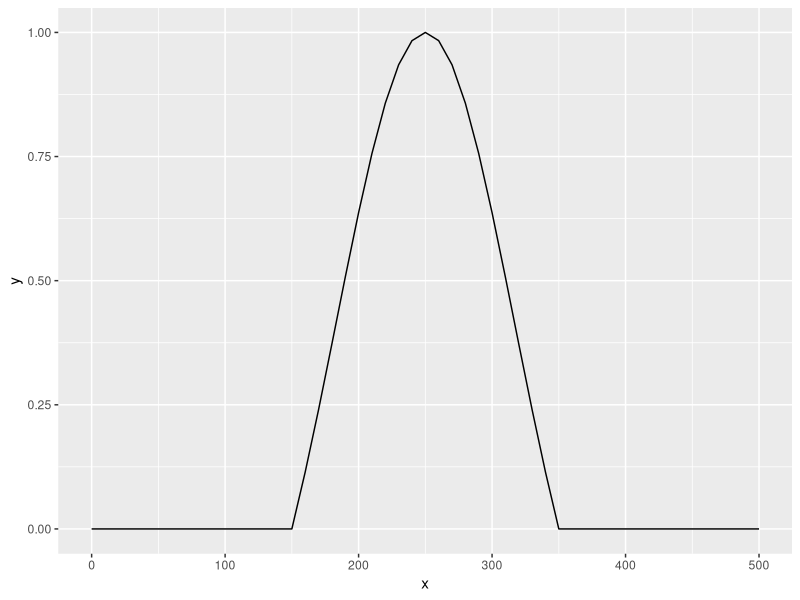
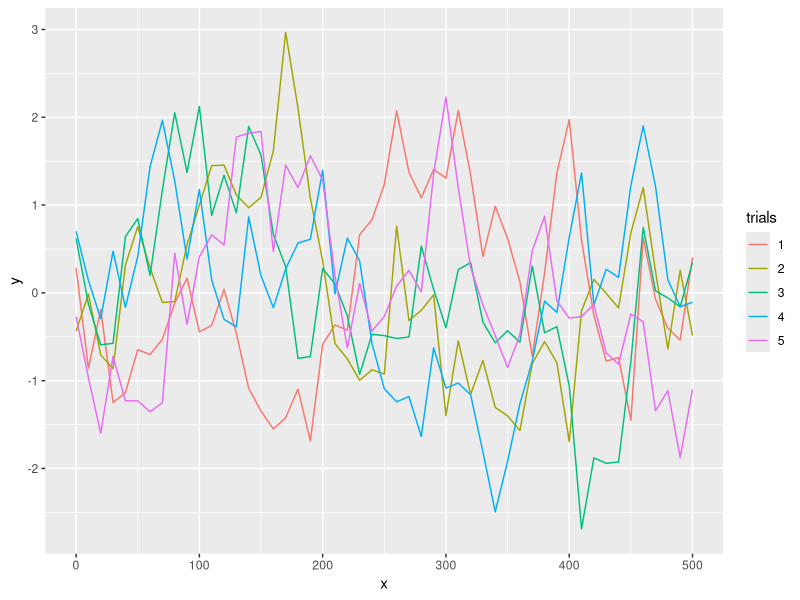
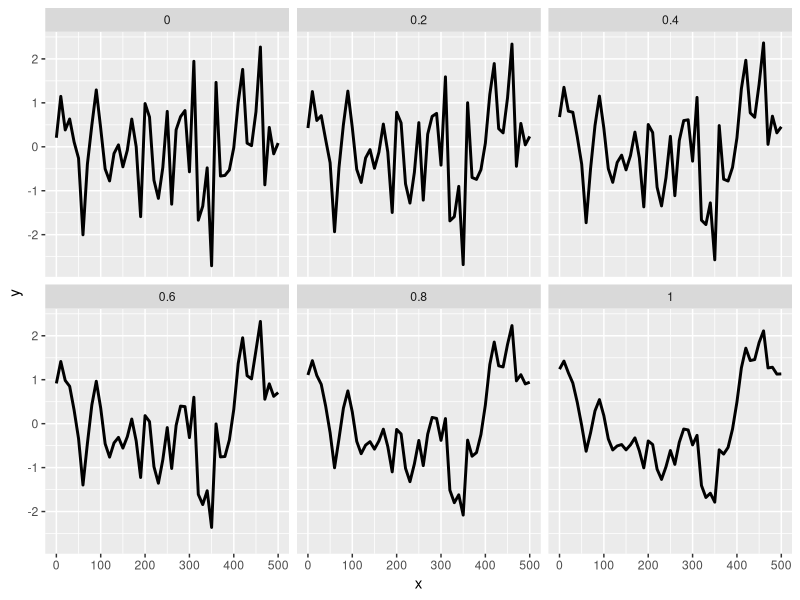
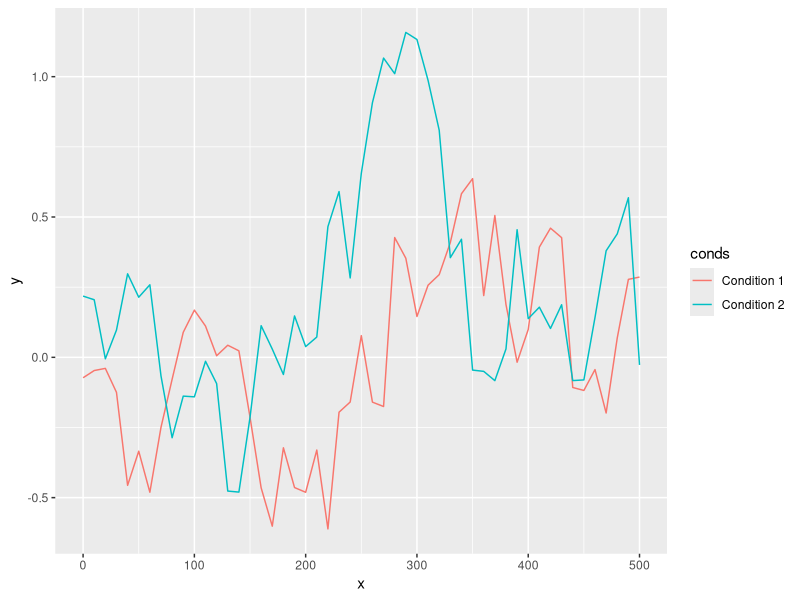
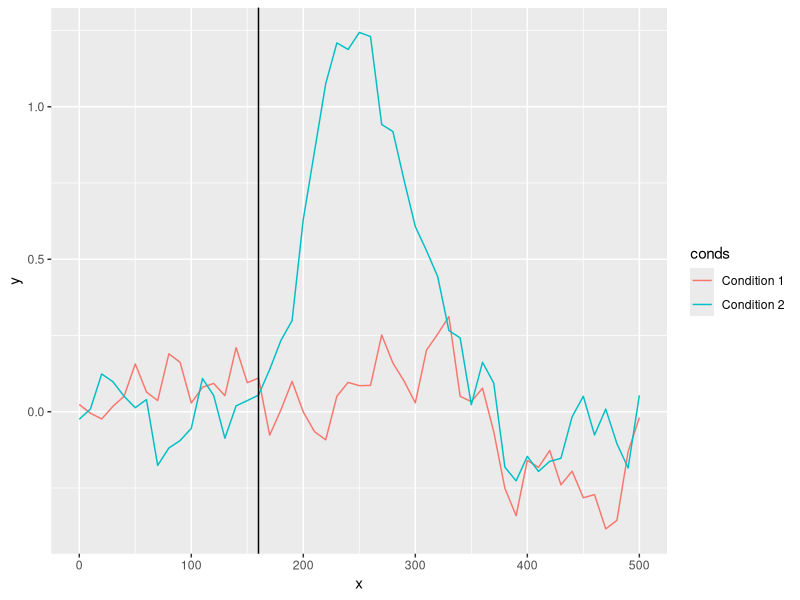

The R source for these figures, in order:
## ---- chunk 1
knitr::opts_chunk$set(echo = TRUE)
## ---- chunk 2
library(ggplot2)
library(tibble)
#library(primer) # for one_over_f function
# library(permuco)
## ---- chunk 3
one_over_f <- function(gamma = 1, N = 200, outvar = 1){
    N.2 <- N/2
    sine.waves <- matrix(NA, nrow = N, ncol = N.2)
    steps = 2 * pi * (1:N)/N
    phase <- stats::runif(N.2, 0, 2 * pi)
    for (i in 1:N.2) {
        freq <- i
        weight <- 1/(freq^gamma)
        y <- weight * sin(freq * steps + phase[i])
        sine.waves[, i] <- y
    }
    out <- rowSums(sine.waves)
    # force var = outvar and mean = 0
    out <- out - mean(out);
    out <- out / sd(out);
    out <- out * sqrt(outvar);
    return(out)
}
## ---- chunk 4
# true onset = 160 ms, F=17, max at F=26
true_onset <- 160
Xf <- seq(0, 500, 10)
Nf <- length(Xf)
temp1 <- vector(mode = "numeric", length = Nf)
erp <- dnorm(seq(-1.5, 1.5, length.out=21), 0, 1)
erp <- erp - min(erp)
erp <- erp / max(erp)
temp2 <- c(rep(0, 15), erp, rep(0, 15))
## ---- chunk 5
df <- tibble(x = Xf,
             y = temp2)
ggplot(df, aes(x, y)) +
  geom_line()
## ---- chunk 6
Nt <- 5 # number of trials
gsp <- 0.7 # gamma spectral power
resmat <- matrix(data = 0, nrow = Nt, ncol = Nf)
for(T in 1:Nt){
  resmat[T,] <- one_over_f(gamma = gsp, Nf)
}



df <- tibble(x = rep(Xf, each = Nt),
             y = as.vector(resmat),
             trials = factor(rep(seq(1,Nt), Nf)))
ggplot(df, aes(x, y, group = trials, colour = trials)) +
  geom_line()
## ---- chunk 7
gsp <- seq(0, 1, 0.2) # gamma spectral power
outvar <- 1 # noise variance
Nt <- length(gsp)
resmat <- matrix(data = 0, nrow = Nt, ncol = Nf)
for(T in 1:Nt){
  set.seed(1) # same random seed to better compare trials
  resmat[T,] <- one_over_f(gamma = gsp[T], Nf, outvar = outvar)
}



df <- tibble(x = rep(Xf, each = Nt),
             y = as.vector(resmat),
             gamma = factor(rep(gsp, Nf)))
ggplot(df, aes(x, y, group = gamma)) +
  geom_line(size = 1) +
  # scale_colour_viridis_d(end = 0.95)
  facet_wrap(vars(gamma))
## ---- chunk 8
# set.seed(666)
gsp <- 0.7 # gamma spectral power
outvar <- 0.1 # noise variance
cond2 <- temp2 + one_over_f(gamma = gsp, Nf, outvar = outvar)
cond1 <- temp1 + one_over_f(gamma = gsp, Nf, outvar = outvar)



df <- tibble(x = rep(Xf,2),
             y = c(cond1, cond2),
             conds = factor(rep(c("Condition 1", "Condition 2"), each = Nf)))
ggplot(df, aes(x, y, colour = conds)) +
  geom_line()



# Nt <- 12
# resmat.sig <- matrix(data = 0, nrow = Nt, ncol = Nf)
# resmat.noi <- matrix(data = 0, nrow = Nt, ncol = Nf)
# for(T in 1:Nt){
#   resmat.sig[T,] <- temp2 + one_over_f(gamma = gsp, Nf, outvar = outvar)
#   resmat.noi[T,] <- temp1 + one_over_f(gamma = gsp, Nf, outvar = outvar)
# }
#
# df <- tibble(x = rep(rep(Xf, each = Nt),2),
#              y = c(as.vector(resmat.sig), as.vector(resmat.noi)),
#              trials = factor(rep(1:Nt, Nf*2)),
#              cat = factor(rep(c("Signal", "Noise"), each = Nt*Nf)))
# ggplot(df, aes(x, y, group = trials, colour = cat)) +
#   geom_line(size = 1) +
#   facet_wrap(vars(trials))
## ---- chunk 9
# set.seed(666)
Nt <- 50 # number of trials
gsp <- 0.7 # gamma spectral power
outvar <- 1 # noise variance
cond1 <- matrix(0, nrow = Nt, ncol = Nf)
cond2 <- matrix(0, nrow = Nt, ncol = Nf)
for(T in 1:Nt){
cond2[T,] <- temp2 + one_over_f(gamma = gsp, Nf, outvar = outvar)
cond1[T,] <- temp1 + one_over_f(gamma = gsp, Nf, outvar = outvar)  
}
cond1 <- apply(cond1, 2, mean)
cond2 <- apply(cond2, 2, mean)



df <- tibble(x = rep(Xf,2),
             y = c(cond1, cond2),
             conds = factor(rep(c("Condition 1", "Condition 2"), each = Nf)))
ggplot(df, aes(x, y, colour = conds)) +
  geom_line() +
  geom_vline(xintercept = true_onset)
